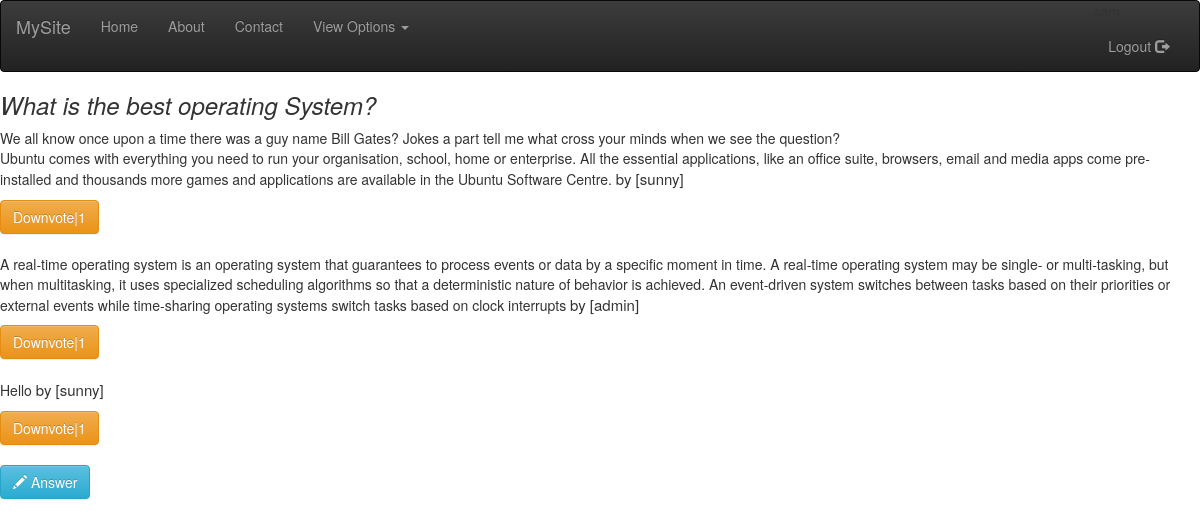
Screenshot of /question/2/ (signed in) with the database file from the repository.
### answer/models.py (models this page shows, shortened)
class Question(models.Model):
    user = models.ForeignKey(User)
    title = models.CharField(max_length=200, blank=True, null=True)
    description = models.TextField()
    pub_date = models.DateTimeField()

class Answer(models.Model):
    answer_text = models.TextField()
    questions = models.ForeignKey(Question)
    pub_date = models.DateTimeField(auto_now_add=True)
    user = models.ForeignKey(User)

### answer/views.py (the view, shortened to what this page needs)
# urls.py: url(r'^(?P<pk>\d+)/$', QuestionDetailView.as_view(), name='detail'),
class QuestionDetailView(DetailView):
    model = Question
    context_object_name = 'question'

### answer/templatetags/upvote_tags.py (called while the page is built)
@register.filter()
def has_upvoted(user, answer):
    return user.id in answer.upvote_set.all().values_list("user", flat=True)

### answer/templates/answer/question_detail.html (shortened to what this page needs)
{% extends 'base.html' %}
{% load upvote_tags %}
{% block body %}
    <h3><i>{{ question.title }}</i></h3>
    {{ question.description }}
    {% for answer in question.answer_set.all %}
        <br>
        <div>
        <p>{{ answer.answer_text }} <span style="font-size: 15px">by [{{ answer.user }}]</span></p>
        <form method="post" action="{% url 'answer:detail' question.id %}">
            {% if request.user.is_authenticated %}
                {% if request.user|has_upvoted:answer %}
                    <input type="submit" class="btn btn-warning" name='vote' value="Downvote|{{ answer.upvote_set.all.count }}">
                {% else %}
                    <input type="submit" class="btn btn-success" name='vote' value="Upvote|{{ answer.upvote_set.all.count }}">
                {% endif %}
            {% else %}
                <input type="submit" class="btn btn-danger" onclick="loginAlert()" value="Upvote|{{ answer.upvote_set.all.count }}">
            {% endif %}
        </form>
    {% endfor %}
<br>
<button type="button" class="btn btn-info" data-toggle="collapse" data-target="#answer"><span
        class="glyphicon glyphicon-pencil"></span> Answer
</button>
</div>
{% endblock %}

### rows the page displays
Question: title "What is the best operating System?", description "We all know once upon a time there was a guy name Bill Gates? Jokes a part tell me what cross your minds when we see the question?"
Answer: answer_text "Ubuntu comes with everything you need to run your organisation, school, home or enterprise. All the essential applications, like an office suite, browsers, email and media apps come pre-installed and thousands more games and applications are available in the Ubuntu Software Centre.", user "sunny", vote "Downvote|1"
Answer: answer_text "A real-time operating system is an operating system that guarantees to process events or data by a specific moment in time. A real-time operating system may be single- or multi-tasking, but when multitasking, it uses specialized scheduling algorithms so that a deterministic nature of behavior is achieved. An event-driven system switches between tasks based on their priorities or external events while time-sharing operating systems switch tasks based on clock interrupts", user "admin", vote "Downvote|1"
Answer: answer_text "Hello", user "sunny", vote "Downvote|1"
